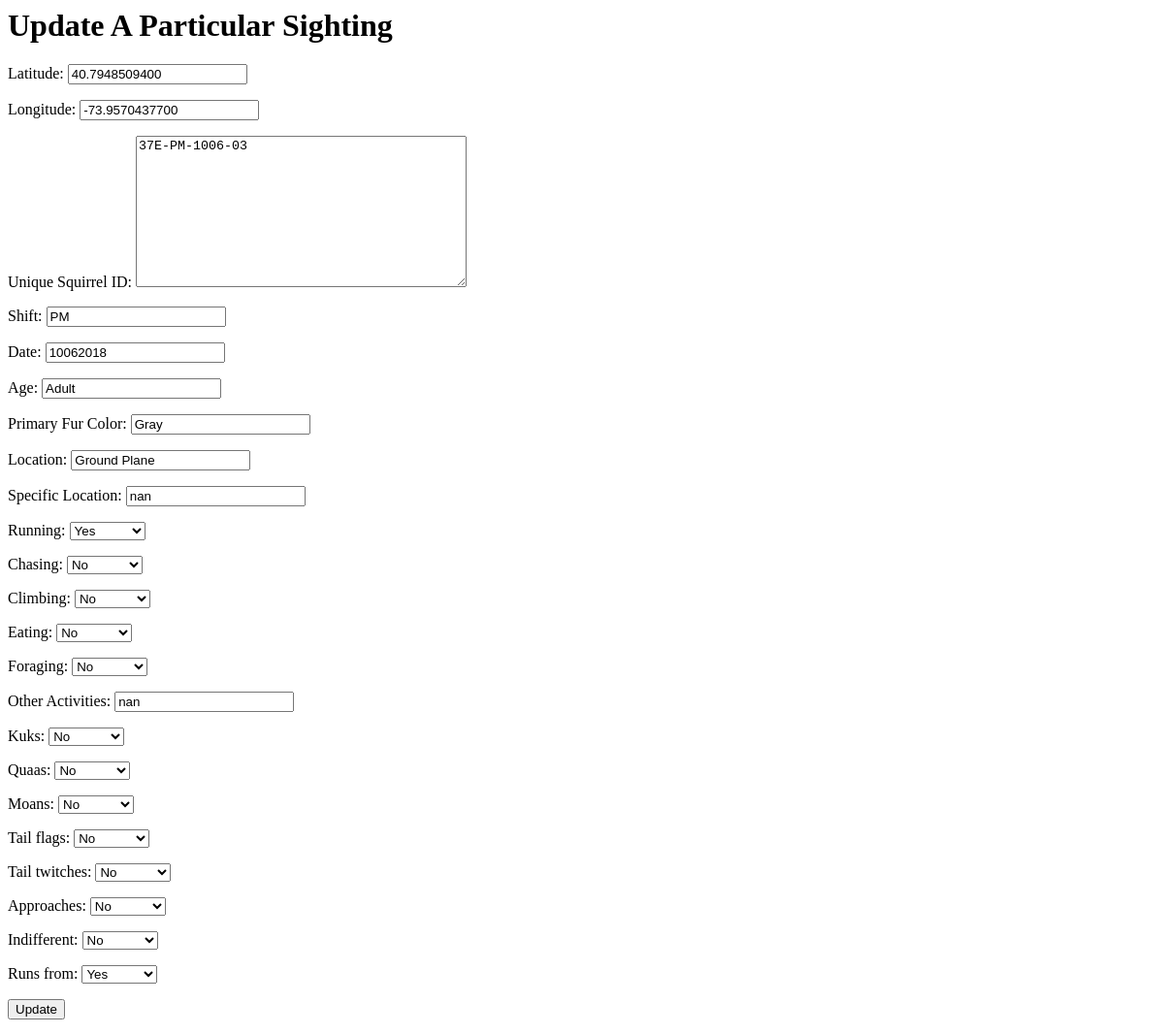
Page /sightings/37E-PM-1006-03/update/ on the earlier database version.
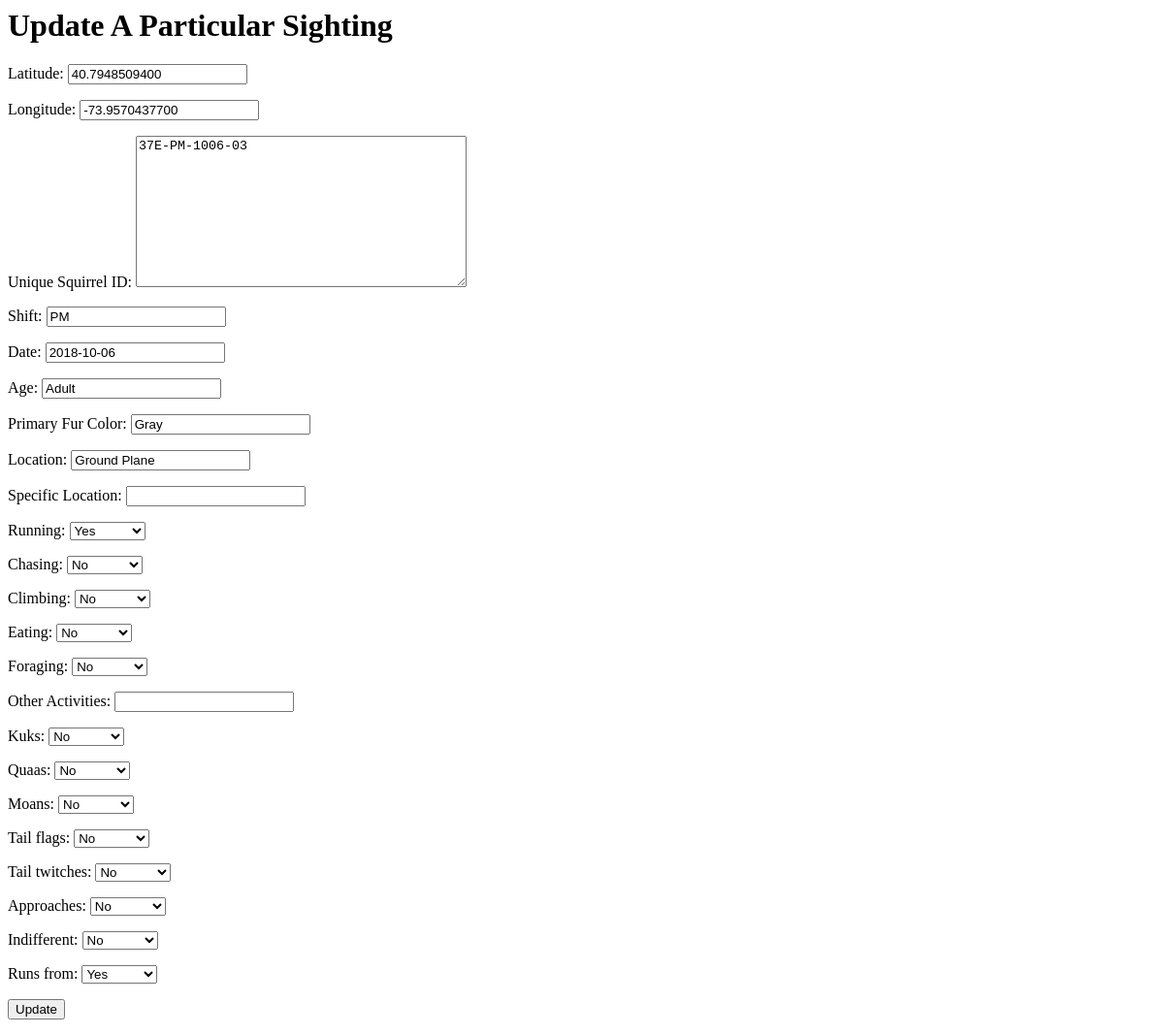
Same page on the later database version.
### Tracker/models.py (models this page shows)
class Squirrels(models.Model):
    Latitude = models.DecimalField(decimal_places=10, max_digits=21, default=' ')
    Longitude = models.DecimalField(decimal_places=10, max_digits=20, default=' ')
    Unique_Squirrel_ID = models.TextField(primary_key=True, default=' ')
    Shift = models.CharField(max_length=100, null=True, blank=True, default=' ')
    Date = models.CharField(max_length=100, null=True, blank=True, default=' ')
    Age = models.CharField(max_length=100, null=True, blank=True, default=' ')
    Primary_Fur_Color = models.CharField(max_length=100, null=True, blank=True, default=' ')
    Location = models.CharField(max_length=100, null=True, blank=True, default=' ')
    Specific_Location = models.CharField(max_length=100, null=True, blank=True, default=' ')
    Running = models.BooleanField(null=True, blank=True,default=False)
    Chasing = models.BooleanField(null=True, blank=True,default=False)
    Climbing = models.BooleanField(null=True, blank=True,default=False)
    Eating = models.BooleanField(null=True, blank=True,default=False)
    Foraging = models.BooleanField(null=True, blank=True,default=False)
    Other_Activities = models.CharField(max_length=100, null=True, blank=True, default=' ')
    Kuks = models.BooleanField(null=True, blank=True,default=False)
    Quaas = models.BooleanField(null=True, blank=True,default=False)
    Moans = models.BooleanField(null=True, blank=True,default=False)
    Tail_flags = models.BooleanField(null=True, blank=True,default=False)
    Tail_twitches = models.BooleanField(null=True, blank=True,default=False)
    Approaches = models.BooleanField(null=True, blank=True,default=False)
    Indifferent = models.BooleanField(null=True, blank=True,default=False)
    Runs_from = models.BooleanField(null=True, blank=True,default=False)

### Tracker/views.py (the view)
# urls.py: path('<slug:pk>/update/', views.SquirrelUpdate.as_view(), name='squirrel_update'),
class SquirrelUpdate(UpdateView):
    model = Squirrels
    fields = ["Latitude", "Longitude", "Unique_Squirrel_ID", "Shift", "Date", "Age", "Primary_Fur_Color", "Location", "Specific_Location", "Running", "Chasing", "Climbing", "Eating", "Foraging", "Other_Activities", "Kuks", "Quaas", "Moans", "Tail_flags", "Tail_twitches", "Approaches", "Indifferent", "Runs_from"]
    success_url = reverse_lazy('squirrel_list')
    template_name = 'Tracker/squirrels_form.html'

### Tracker/templates/Tracker/squirrels_form.html
<h1>Update A Particular Sighting </h1>
<form method="post">{% csrf_token %}
    {{ form.as_p }}
    <input type="submit" value="Update" />
</form>

Differences in the rows shown:
changed Squirrels "37E-PM-1006-03": Date "10062018" → "2018-10-06"; Specific_Location "nan" → (not shown); Other_Activities "nan" → (not shown)
